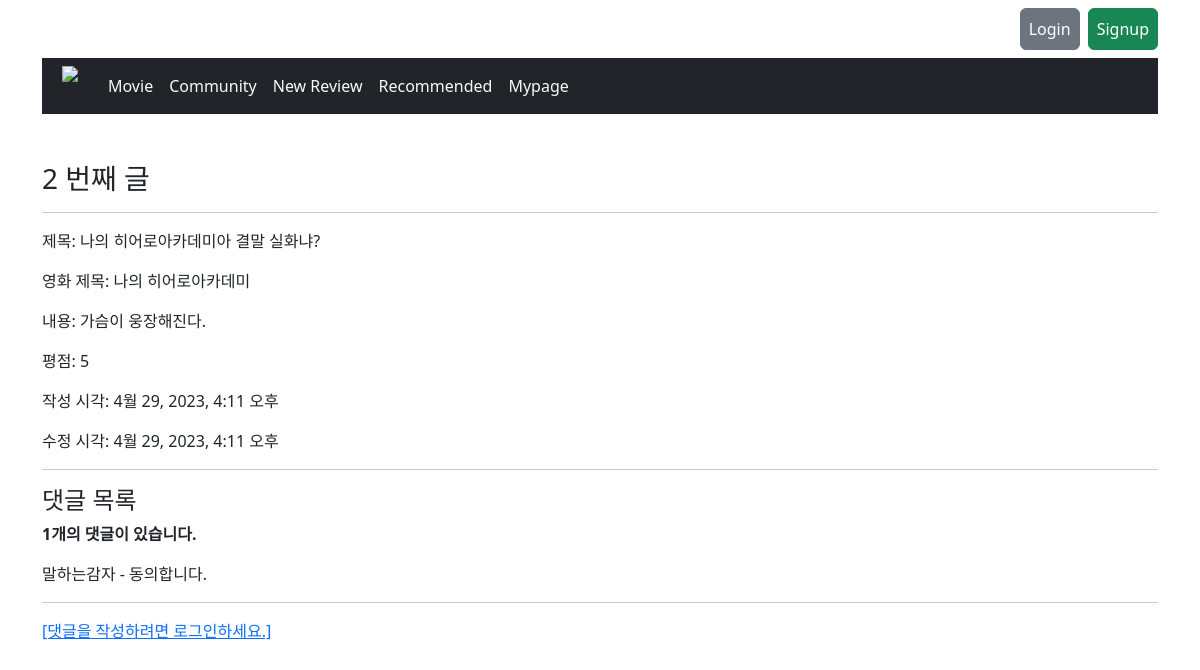
Page /community/2/ on the committed database.
### community/models.py (models this page shows)
class Review(models.Model):
    title = models.CharField(max_length=100)
    movie_title = models.CharField(max_length=50)
    rank = models.IntegerField()
    content = models.TextField()
    created_at = models.DateTimeField(auto_now_add=True)
    updated_at = models.DateTimeField(auto_now=True)
    user = models.ForeignKey(settings.AUTH_USER_MODEL, on_delete=models.CASCADE)
    like_users = models.ManyToManyField(settings.AUTH_USER_MODEL, related_name='like_reviews')

class Comment(models.Model):
    content = models.TextField()
    review = models.ForeignKey(Review, on_delete=models.CASCADE)
    user = models.ForeignKey(settings.AUTH_USER_MODEL, on_delete=models.CASCADE)

### accounts/models.py (models this page shows)
class User(AbstractUser):
    followings = models.ManyToManyField('self', symmetrical=False, related_name='followers')

### community/views.py (the view)
# urls.py: path('<int:review_pk>/', views.detail, name='detail'), # 단일 리뷰 상세 페이지 조회
@require_safe
def detail(request, review_pk):
    review = get_object_or_404(Review, pk=review_pk)
    comments = review.comment_set.all()
    comment_form = CommentForm()
    context = {
        'review': review,
        'comment_form': comment_form,
        'comments': comments,
    }
    return render(request, 'community/detail.html', context)

### community/templates/community/detail.html (shortened to what this page needs)
{% extends 'base.html' %}
{% load django_bootstrap5 %}
{% block content %}
  <h3>{{ review.pk }} 번째 글</h3>
  <hr>
  <p>제목: {{ review.title }}</p>
  <p>영화 제목: {{ review.movie_title }}</p>
  <p>내용: {{ review.content }}</p>
  <p>평점: {{ review.rank }}</p>
  <p>작성 시각: {{ review.created_at }}</p>
  <p>수정 시각: {{ review.updated_at }}</p>
  <hr>
  <h4>댓글 목록</h4>
  {% if comments|length %}
    <p><b>{{ comments|length }}개의 댓글이 있습니다.</b></p>
  {% endif %}
  {% for comment in comments %}
    <div>
      {{ comment.user }} - {{ comment.content }}
    </div>
  {% empty %}
    <p><b>댓글이 없어요..</b></p>
  {% endfor %}
  <hr>
  {% if user.is_authenticated %}
    <form action="{% url 'community:create_comment' review.pk %}" method="POST">
      {% csrf_token %}
      {% bootstrap_form comment_form %}
      <button type="submit" class="btn btn-primary mt-2">작성 완료</button>
      <button type='button' class="btn btn-secondary mt-2">
        <a href="{% url 'movies:index' %}" class="text-decoration-none text-light">뒤로 가기가기</a>
      </button>
    </form>
  {% else %}
    <a href="{% url 'accounts:login' %}">[댓글을 작성하려면 로그인하세요.]</a>
  {% endif %}
{% endblock  %}

### rows in the picture
Review: pk "2", title "나의 히어로아카데미아 결말 실화냐?", movie_title "나의 히어로아카데미", content "가슴이 웅장해진다.", rank "5", created_at "4월 29, 2023, 4:11 오후", updated_at "4월 29, 2023, 4:11 오후"
Comment: user "말하는감자", content "동의합니다."

### other values in the picture
{{ comments|length }} "1"
